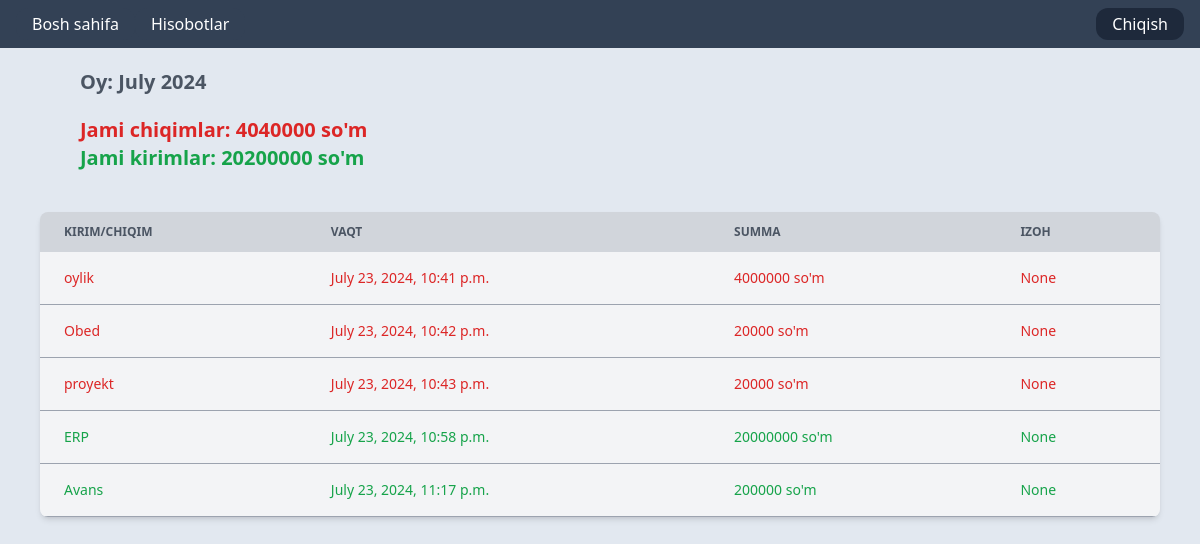
The app's page /this_mont_reports/ (signed in) with its own data.
### app_income_expense/models.py (models this page shows, shortened)
class Reports(models.Model):
    user = models.ForeignKey(Users, on_delete=models.CASCADE)
    activity = models.CharField(max_length=800, null=True)
    comment = models.CharField(max_length=1000, null=True)
    timestamp = models.DateTimeField(auto_now_add=True)
    amount = models.IntegerField(null=True)
    is_income = models.BooleanField(default=False, null=True)
    is_expense = models.BooleanField(default=False, null=True)
    class Meta:
        db_table = 'Reports'

### app_income_expense/views.py (the view)
# urls.py: path('this_mont_reports/', views.FilterThisMonth.as_view(), name='this-month-reports'),
class FilterThisMonth(View):
    def get(self, request):
        today = date.today()
        first_day_of_month = today.replace(day=1)
        last_day_of_month = today.replace(day=1) + timedelta(days=32)
        last_day_of_month = last_day_of_month.replace(day=1) - timedelta(days=1)
        month_expenses = 0
        month_incomes = 0
        month_reports = models.Reports.objects.filter(
            timestamp__date__range=[first_day_of_month, last_day_of_month],
            user=request.user,
        )
        for report in month_reports:
            if report.is_income:
                month_incomes += report.amount
            elif report.is_expense:
                month_expenses += report.amount
        context = {
            'current_month': today.strftime('%B %Y'),
            'month_expenses': month_expenses,
            'month_incomes': month_incomes,
            'month_reports': month_reports,
        }
        return render(request, 'income_expenses/reports/this_month_reports.html', context=context)

### templates/income_expenses/reports/this_month_reports.html (shortened to what this page needs)
{% extends 'base.html' %}
{% block content %}
<div class="text-gray-600 text-xl font-semibold mt-5 ml-20">
    Oy: {{ current_month }}
</div>
<div class="text-red-600 text-xl font-semibold mt-5 ml-20">
    Jami chiqimlar: {{ month_expenses }} so'm
</div>
<div class="text-green-600 text-xl font-semibold ml-20">
    Jami kirimlar: {{ month_incomes }} so'm
</div>
    <div class=" mt-10 ml-10 mr-10 relative overflow-x-auto shadow-md sm:rounded-lg">
        <table class="w-full text-sm text-left rtl:text-right">
            <thead class="text-xs text-white uppercase bg-gray-300 dark:text-white">
                <tr>
                    <th scope="col" class="text-gray-600 px-6 py-3">
                        Kirim/chiqim
                    </th>
                    <th scope="col" class="px-6 py-3 text-gray-600">
                        vaqt
                    </th>
                    <th scope="col" class="px-6 py-3 text-gray-600">
                        summa
                    </th>
                    <th scope="col" class=" text-gray-600 px-6 py-3">
                        Izoh
                    </th>
                </tr>
            </thead>
            {% for report in month_reports %}
                {% if report.is_income == True %}
                    <tbody>
                        <tr class="bg-gray-100 border-b border-gray-400">
                            <th scope="row" class="text-green-600 px-6 py-4 font-medium">
                                {{ report.activity }}
                            </th>
                            <td class="text-green-600 px-6 py-4 ">
                                {{ report.timestamp }}
                            </td>
                            <td class="text-green-600 px-6 py-4">
                                {{ report.amount }} so'm
                            </td>
                            <td class="text-green-600 px-6 py-4">
                                {{ report.comment }}
                            </td>
                        </tr>
                    </tbody>
                {% else %}
                    <tbody>
                        <tr class="bg-gray-100 border-b border-gray-400">
                            <th scope="row" class="text-red-600 px-6 py-4 font-medium">
                                {{ report.activity }}
                            </th>
                            <td class="text-red-600 px-6 py-4 ">
                                {{ report.timestamp }}
                            </td>
                            <td class="text-red-600 px-6 py-4">
                                {{ report.amount }} so'm
                            </td>
                            <td class="text-red-600 px-6 py-4">
                                {{ report.comment }}
                            </td>
                        </tr>
                    </tbody>
                {% endif %}
            {% endfor %}
        </table>
    </div>
{% endblock content %}

### records on screen
Reports: activity "oylik", timestamp "July 23, 2024, 10:41 p.m.", amount "4000000", comment "None"
Reports: activity "Obed", timestamp "July 23, 2024, 10:42 p.m.", amount "20000", comment "None"
Reports: activity "proyekt", timestamp "July 23, 2024, 10:43 p.m.", amount "20000", comment "None"
Reports: activity "ERP", timestamp "July 23, 2024, 10:58 p.m.", amount "20000000", comment "None"
Reports: activity "Avans", timestamp "July 23, 2024, 11:17 p.m.", amount "200000", comment "None"

### other values on screen
{{ month_expenses }} "4040000"
{{ month_incomes }} "20200000"
